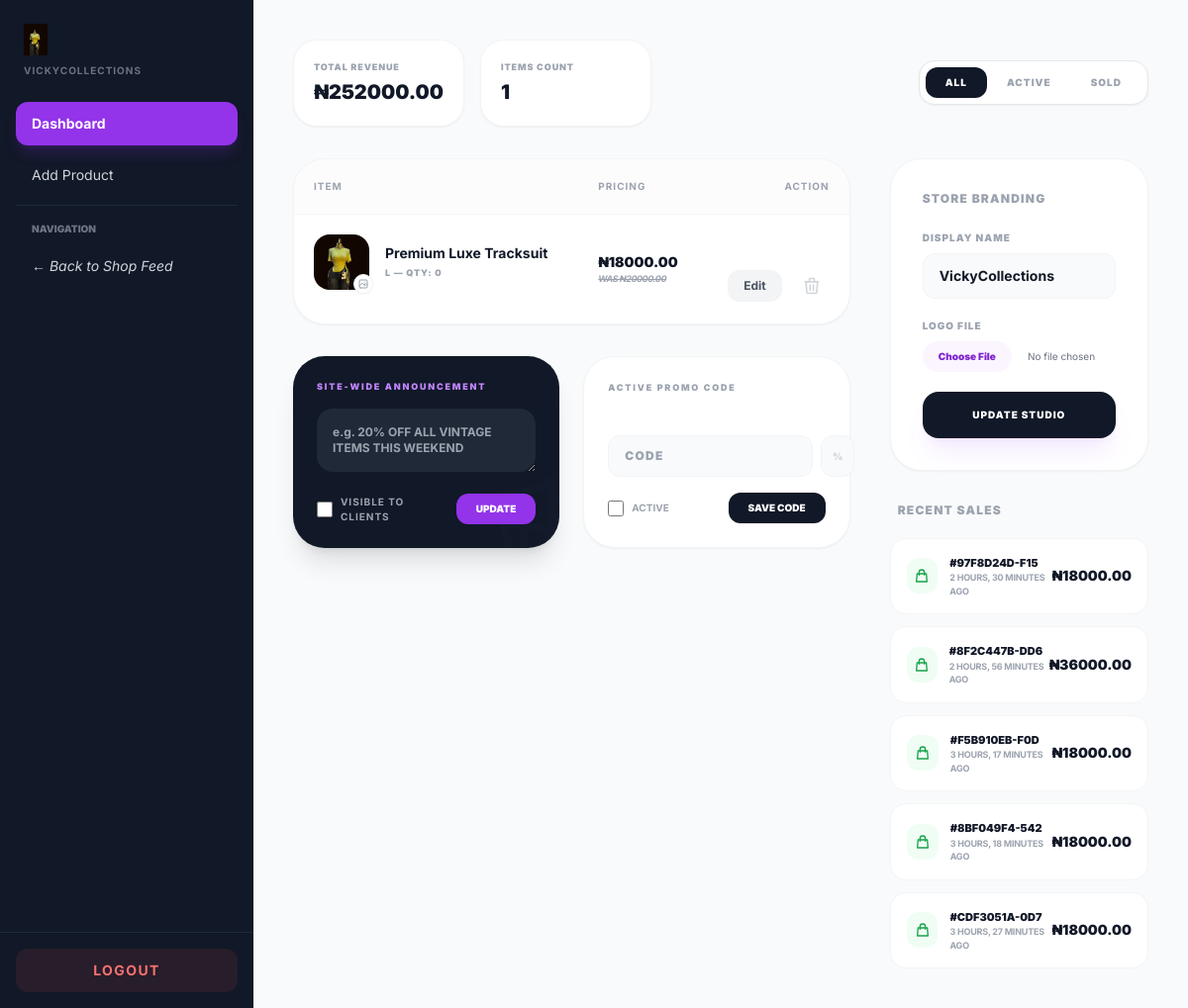
The page /owner/dashboard/ (signed in) on the database as committed earlier.
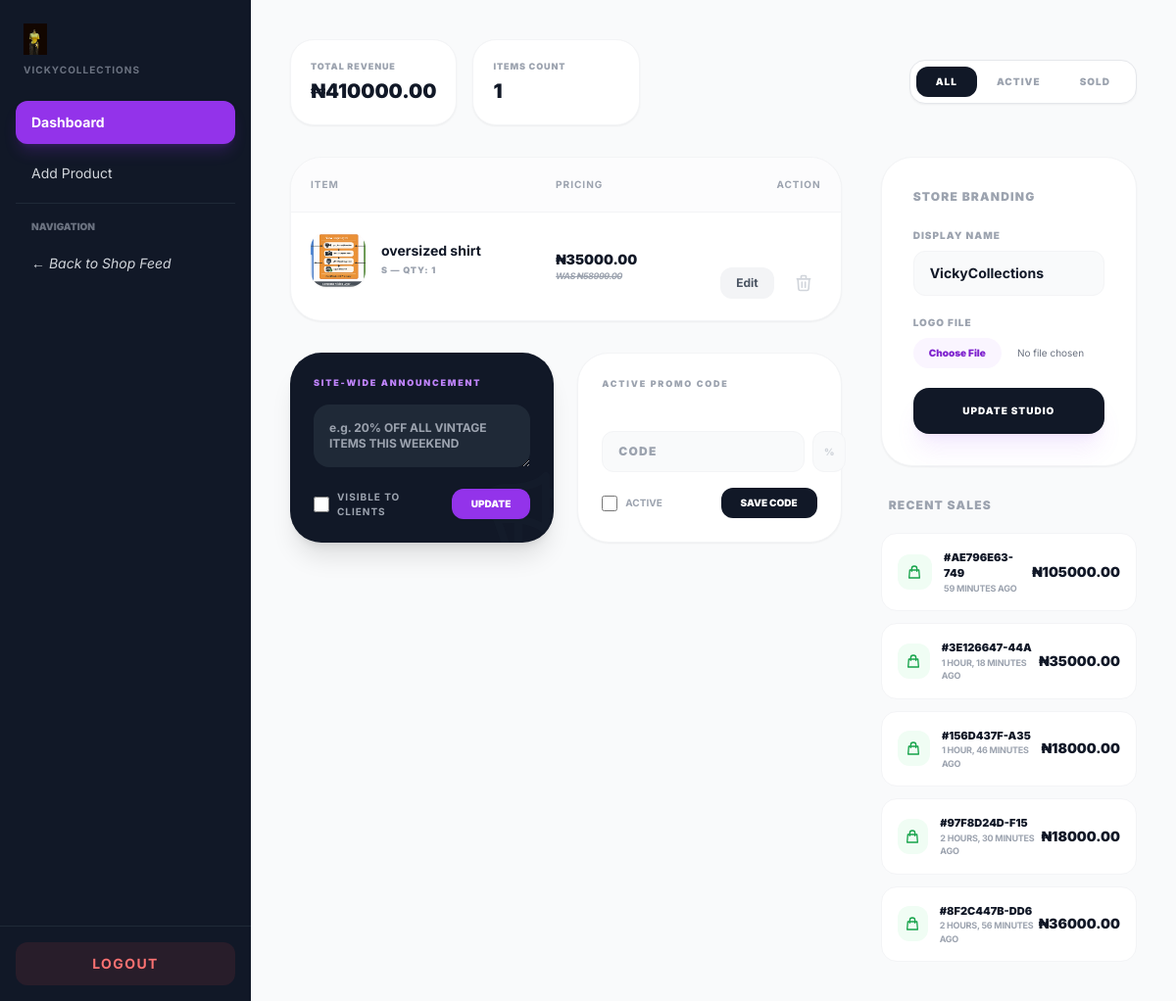
The same page on the database as committed later.
### store/models.py (models this page shows, shortened)
class Product(models.Model):
    name = models.CharField(max_length=200)
    description = models.TextField(blank=True, help_text="Detailed info for the Product Page")
    price = models.DecimalField(max_digits=12, decimal_places=2, help_text="The current selling price")
    original_price = models.DecimalField(max_digits=12, decimal_places=2, null=True, blank=True, help_text="Slashed price (e.g., 50000)")
    quantity = models.PositiveIntegerField(default=1, help_text="How many units are in stock")
    is_available = models.BooleanField(default=True)
    image = models.ImageField(upload_to='products/', help_text="Primary display image")
    image_hover = models.ImageField(upload_to='products/', blank=True, null=True, help_text="Secondary/Detail image")
    size = models.CharField(max_length=10, choices=SIZE_CHOICES) # Increased max_length for safety
    category = models.CharField(max_length=20, choices=CATEGORY_CHOICES, default='DRESS')
    favorites = models.ManyToManyField(User, related_name="favorites", blank=True)
    created_at = models.DateTimeField(auto_now_add=True)

class Order(models.Model):
    user = models.ForeignKey(settings.AUTH_USER_MODEL, on_delete=models.CASCADE, related_name='orders')
    created_at = models.DateTimeField(auto_now_add=True)
    total_paid = models.DecimalField(max_digits=12, decimal_places=2)
    order_id = models.CharField(max_length=100, unique=True)
    is_completed = models.BooleanField(default=False)
    payment_date = models.DateTimeField(null=True, blank=True)

### store/views.py (the view)
# urls.py: path('owner/dashboard/', views.owner_dashboard, name='owner_dashboard'),
@user_passes_test(is_owner)
def owner_dashboard(request):
    products = Product.objects.all().order_by('-created_at')
    orders = Order.objects.filter(is_completed=True).order_by('-created_at')[:5]
    total_sales = sum(o.total_paid for o in Order.objects.filter(is_completed=True))
    settings = StoreSettings.load()
    if request.method == 'POST' and 'update_settings' in request.POST:
        settings_form = StoreSettingsForm(request.POST, request.FILES, instance=settings)
        if settings_form.is_valid():
            settings_form.save()
            return redirect('owner_dashboard')
    else:
        settings_form = StoreSettingsForm(instance=settings)
    return render(request, 'store/owner_dashboard.html', {
        'products': products,
        'recent_orders': orders,
        'total_sales': total_sales,
        'settings_form': settings_form,
        'settings': settings
    })

### store/forms.py
class StoreSettingsForm(forms.ModelForm):
    class Meta:
        model = StoreSettings
        fields = ['store_name', 'logo']
        widgets = {
            'store_name': forms.TextInput(attrs={
                'class': 'w-full bg-gray-50 border border-gray-100 rounded-xl px-4 py-3 text-sm font-bold focus:ring-2 focus:ring-purple-500 outline-none transition',
                'placeholder': 'Brand Name'
            }),
            'logo': forms.ClearableFileInput(attrs={
                'class': 'text-[10px] text-gray-500'
            }),
        }

### store/context_processors.py (called while the page is built)
def store_info(request):
    return {
        'store': StoreSettings.load()
    }

### store/models.py (called while the page is built)
    @classmethod
    def load(cls):
        obj, created = cls.objects.get_or_create(pk=1)
        return obj

### store/views.py (called while the page is built)
def is_owner(user):
    return user.is_authenticated and user.is_staff

### templates/store/owner_dashboard.html (shortened to what the changed rows need)
<!DOCTYPE html>
<html lang="en">
<head>
    <script src="https://cdn.tailwindcss.com"></script>
</head>
<body class="bg-gray-50 text-gray-900">
    <div class="flex h-screen overflow-hidden flex-col md:flex-row">
        <main class="flex-1 overflow-y-auto relative bg-[#F9FAFB]">
            <div class="p-6 md:p-10 max-w-7xl mx-auto">
                <div class="flex flex-col lg:flex-row justify-between items-start lg:items-center mb-8 gap-6">
                    <div class="grid grid-cols-2 gap-4 w-full lg:w-auto">
                        <div class="bg-white p-5 rounded-3xl shadow-sm border border-gray-100 min-w-[160px]">
                            <p class="text-[9px] text-gray-400 uppercase font-black tracking-widest mb-1">Total Revenue</p>
                            <h3 class="text-xl font-black text-gray-900">₦{{ total_sales }}</h3>
                        </div>
                    </div>
                </div>
                <div class="grid lg:grid-cols-3 gap-10">
                    <div class="lg:col-span-2 space-y-8">
                        <div class="bg-white rounded-[2rem] shadow-sm border border-gray-100 overflow-hidden">
                            <div class="overflow-x-auto">
                                <table class="w-full text-left" id="inventoryTable">
                                    <thead class="bg-gray-50/50 border-b border-gray-100 text-[10px] uppercase font-black text-gray-400 tracking-widest">
                                        <tr>
                                            <th class="p-5">Item</th>
                                            <th class="p-5 hidden sm:table-cell">Pricing</th>
                                            <th class="p-5 text-right">Action</th>
                                        </tr>
                                    </thead>
                                    <tbody class="divide-y divide-gray-50">
                                        {% for product in products %}
                                        <tr class="hover:bg-gray-50/30 transition group product-row" data-status="{% if product.is_available %}active{% else %}sold{% endif %}">
                                            <td class="p-5 flex items-center gap-4">
                                                <div class="relative flex-shrink-0">
                                                    <img src="{{ product.image.url }}" class="w-14 h-14 rounded-2xl object-cover bg-gray-100 shadow-sm">
                                                    {% if product.image_hover %}
                                                        <div class="absolute -bottom-1 -right-1 w-5 h-5 bg-white rounded-full flex items-center justify-center shadow-sm border border-gray-100">
                                                        </div>
                                                    {% endif %}
                                                </div>
                                                <div>
                                                    <p class="font-bold text-sm text-gray-900 leading-tight">{{ product.name }}</p>
                                                    <p class="text-[9px] font-black text-gray-400 uppercase tracking-widest mt-1">{{ product.size }} — Qty: {{ product.quantity }}</p>
                                                </div>
                                            </td>
                                            <td class="p-5 hidden sm:table-cell">
                                                <div class="flex flex-col">
                                                    <span class="font-black text-sm text-gray-900">₦{{ product.price }}</span>
                                                    {% if product.original_price %}
                                                        <span class="text-[9px] text-gray-400 line-through font-bold uppercase tracking-tighter italic">Was ₦{{ product.original_price }}</span>
                                                    {% endif %}
                                                </div>
                                            </td>
                                            <td class="p-5 text-right flex items-center justify-end gap-3">
                                                <a href="{% url 'edit_product' product.id %}" class="bg-gray-100 px-4 py-2 rounded-xl text-gray-600 font-bold text-xs hover:bg-purple-600 hover:text-white transition">Edit</a>
                                                <form action="{% url 'delete_product' product.id %}" method="POST" onsubmit="return confirm('Delete this item?');" class="inline">
                                                    <button type="submit" class="p-2 text-gray-300 hover:text-red-500 transition">
                                                        <svg xmlns="http://www.w3.org/2000/svg" class="h-5 w-5" fill="none" viewBox="0 0 24 24" stroke="currentColor"><path stroke-linecap="round" stroke-linejoin="round" stroke-width="2" d="M19 7l-.867 12.142A2 2 0 0116.138 21H7.862a2 2 0 01-1.995-1.858L5 7m5 4v6m4-6v6m1-10V4a1 1 0 00-1-1h-4a1 1 0 00-1 1v3M4 7h16" /></svg>
                                                    </button>
                                                </form>
                                            </td>
                                        </tr>
                                        {% endfor %}
                                    </tbody>
                                </table>
                            </div>
                        </div>
                    </div>
                    <div class="space-y-8">
                        <section class="bg-white p-8 rounded-[2rem] shadow-sm border border-gray-100">
                            <h2 class="text-xs font-black uppercase tracking-widest text-gray-400 mb-6">Store Branding</h2>
                        </section>
                        <section>
                            <h2 class="text-xs font-black uppercase tracking-widest text-gray-400 mb-5 px-2">Recent Sales</h2>
                            <div class="space-y-3">
                                {% for order in recent_orders %}
                                <div class="bg-white p-4 rounded-2xl border border-gray-100 flex justify-between items-center hover:shadow-md transition">
                                    <div class="flex items-center gap-3">
                                        <div class="w-9 h-9 bg-green-50 rounded-xl flex items-center justify-center text-green-600">
                                            <svg xmlns="http://www.w3.org/2000/svg" class="h-4 w-4" fill="none" viewBox="0 0 24 24" stroke="currentColor"><path stroke-linecap="round" stroke-linejoin="round" stroke-width="2" d="M16 11V7a4 4 0 00-8 0v4M5 9h14l1 12H4L5 9z" /></svg>
                                        </div>
                                        <div>
                                            <p class="text-[11px] font-black text-gray-900 uppercase">#{{ order.order_id|default:order.id }}</p>
                                            <p class="text-[9px] text-gray-400 font-bold uppercase tracking-tight">{{ order.created_at|timesince }} ago</p>
                                        </div>
                                    </div>
                                    <span class="font-black text-gray-900 text-sm">₦{{ order.total_paid }}</span>
                                </div>
                                {% empty %}
                                <div class="p-8 rounded-[2rem] border border-dashed border-gray-200 text-center bg-white">
                                    <p class="text-[10px] text-gray-400 font-black uppercase tracking-widest">No activity</p>
                                </div>
                                {% endfor %}
                            </div>
                        </section>
                    </div>
                </div>
            </div>
        </main>
    </div>
</body>
</html>

Rows that differ between the two databases and show on the page:
removed Product: image (picture), name "Premium Luxe Tracksuit", size "L", quantity "0", price "18000.00", original_price "20000.00"
no longer on this page (row unchanged): Order: order_id "F5B910EB-F0D", created_at "3 HOURS, 17 MINUTES", total_paid "18000.00"
no longer on this page (row unchanged): Order: order_id "8BF049F4-542", created_at "3 HOURS, 18 MINUTES", total_paid "18000.00"
no longer on this page (row unchanged): Order: order_id "CDF3051A-0D7", created_at "3 HOURS, 27 MINUTES", total_paid "18000.00"
added Product: image (picture), name "oversized shirt", size "S", quantity "1", price "35000.00", original_price "58999.00"
added Order: order_id "AE796E63-749", created_at "59 MINUTES", total_paid "105000.00"
added Order: order_id "3E126647-44A", created_at "1 HOUR, 18 MINUTES", total_paid "35000.00"
added Order: order_id "156D437F-A35", created_at "1 HOUR, 46 MINUTES", total_paid "18000.00"
Other text that changed with them:
{{ total_sales }}: "252000.00" → "410000.00"
